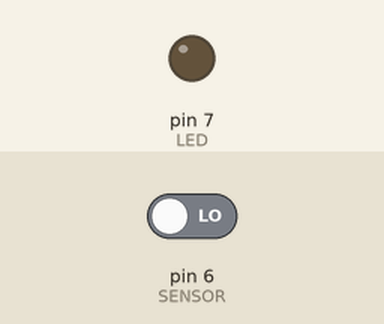
This sketch was run on a simulated Arduino Uno, built with avr-gcc and run on an emulated ATmega328P. Parts: output pins drawn as LEDs (lit = HIGH). The test bench sets the inputs (shaded band); at power-on: pin 6 (SENSOR) LOW.

Above: at 1.2 s.
1.3 s: pin 6 (SENSOR) driven HIGH
At 1.7 s:
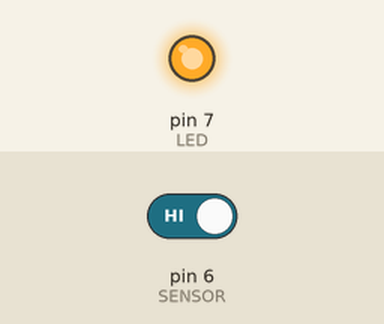
2.8 s: pin 6 (SENSOR) driven LOW
At 4.0 s:
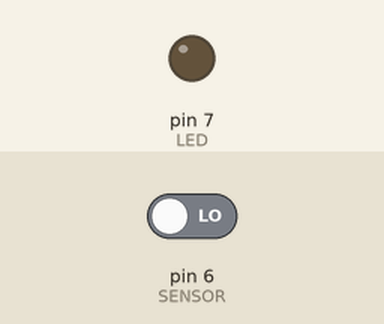
Timing chart, 0 to 5.8 s (numbered marks = the images above; inputs shaded):
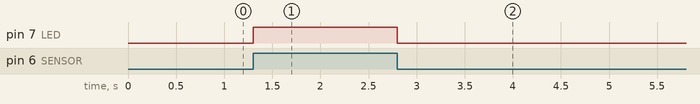

The sketch:

HareketSensor.ino
```cpp
#define LED 7
#define SENSOR 6

int value=0;

void setup() {
  Serial.begin(9600);
  pinMode(LED, OUTPUT);
  pinMode(SENSOR, INPUT);
}

void loop() {
  value=digitalRead(SENSOR);
  if(value==HIGH){
    digitalWrite(LED, HIGH);
  }
  else{
    digitalWrite(LED, LOW);
  }
}
```

Measured:
- after the input at 1.3 s, pin 7 (LED): LOW → HIGH at once
- after the input at 2.8 s, pin 7 (LED): HIGH → LOW at once
